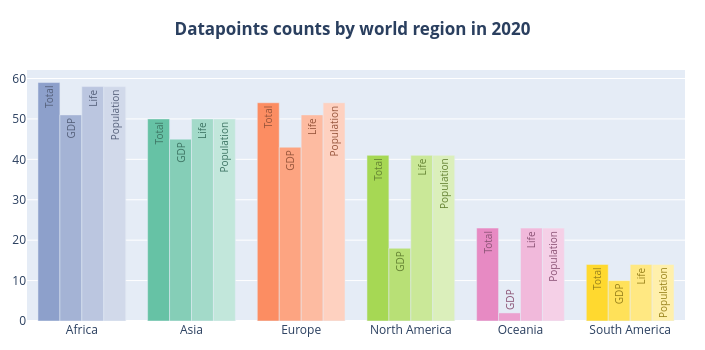

Notebook cell for this chart:
### Code cell
year = 2020

counts_per_continent_2020 = counts_per_continent[counts_per_continent['Year']==year]

columns = ['Total', 'GDP', 'Life', 'Population']

def lighten_color(hex_color, amount=0.5):
    """amount=0 -> original color, amount=1 -> white"""
    rgb = mcolors.to_rgb(hex_color)
    white = (1, 1, 1)
    return mcolors.to_hex([rgb[i] + (white[i] - rgb[i]) * amount for i in range(3)])

# lightening amount per column (Total stays full color)
lighten_amounts = {
    'Total': 0.0,
    'GDP': 0.2,
    'Life': 0.4,
    'Population': 0.6,
}

data = [
    go.Bar(
            x=counts_per_continent_2020['World region'],
            y=counts_per_continent_2020[column],
            name='',
            text=column,
            textposition='auto',
            textangle=-90,
            constraintext='both',
            textfont=dict(
                size=10,
                color=[
                    colors_hex_dark[region]
                    for region in counts_per_continent_2020['World region']
                    ]
                ),
            marker_color=[
                        lighten_color(colors_hex[region], lighten_amounts[column])
                        for region in counts_per_continent_2020['World region']
                    ]
        )
    for column in columns
    ]

layout = go.Layout(title='<b>Datapoints counts by world region in {}</b>'.format(year), title_x=0.5)
fig = go.Figure(data=data, layout=layout)
fig.update_layout(
    width=WIDTH,
    height=HEIGHT-150,
    showlegend=False,
    margin=dict(l=20, r=20, t=70, b=20)
    )

pyo.plot(fig, filename='bars_data.html', config=dict(displayModeBar=True), auto_open=False, auto_play=False)
fig.show()

### Figure 1 — Plotly figure (JSON) as saved in the notebook; plotly's stock layout.template omitted (floating-point values rounded to 4 significant figures)
{"data": [{"constraintext": "both", "marker": {"color": ["#8da0cb", "#66c2a5", "#fc8d62", "#a6d854", "#e78ac3", "#ffd92f"]}, "name": "", "text": "Total", "textangle": -90, "textfont": {"color": ["#55607a", "#3d7463", "#97553b", "#648232", "#8b5375", "#99821c"], "size": 10}, "textposition": "auto", "type": "bar", "x": ["Africa", "Asia", "Europe", "North America", "Oceania", "South America"], "y": [59, 50, 54, 41, 23, 14]}, {"constraintext": "both", "marker": {"color": ["#a4b3d5", "#85ceb7", "#fda481", "#b8e076", "#eca1cf", "#ffe159"]}, "name": "", "text": "GDP", "textangle": -90, "textfont": {"color": ["#55607a", "#3d7463", "#97553b", "#648232", "#8b5375", "#99821c"], "size": 10}, "textposition": "auto", "type": "bar", "x": ["Africa", "Asia", "Europe", "North America", "Oceania", "South America"], "y": [51, 45, 43, 18, 2, 10]}, {"constraintext": "both", "marker": {"color": ["#bbc6e0", "#a3dac9", "#fdbba1", "#cae898", "#f1b9db", "#ffe882"]}, "name": "", "text": "Life", "textangle": -90, "textfont": {"color": ["#55607a", "#3d7463", "#97553b", "#648232", "#8b5375", "#99821c"], "size": 10}, "textposition": "auto", "type": "bar", "x": ["Africa", "Asia", "Europe", "North America", "Oceania", "South America"], "y": [58, 50, 51, 41, 23, 14]}, {"constraintext": "both", "marker": {"color": ["#d1d9ea", "#c2e7db", "#fed1c0", "#dbefbb", "#f5d0e7", "#fff0ac"]}, "name": "", "text": "Population", "textangle": -90, "textfont": {"color": ["#55607a", "#3d7463", "#97553b", "#648232", "#8b5375", "#99821c"], "size": 10}, "textposition": "auto", "type": "bar", "x": ["Africa", "Asia", "Europe", "North America", "Oceania", "South America"], "y": [58, 50, 54, 41, 23, 14]}], "layout": {"height": 350, "margin": {"b": 20, "l": 20, "r": 20, "t": 70}, "showlegend": false, "title": {"text": "<b>Datapoints counts by world region in 2020</b>", "x": 0.5}, "width": 705}}
